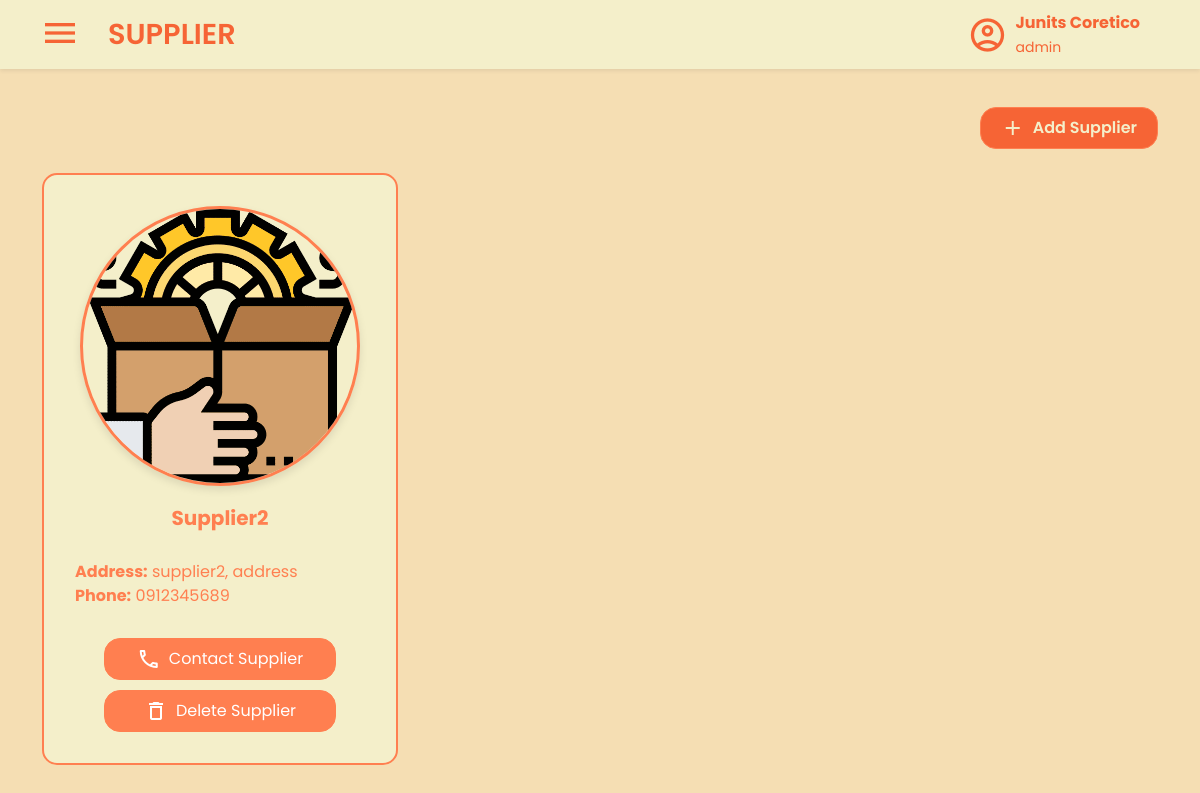
The page /views/suppliers.php (signed in) on the database as committed earlier.
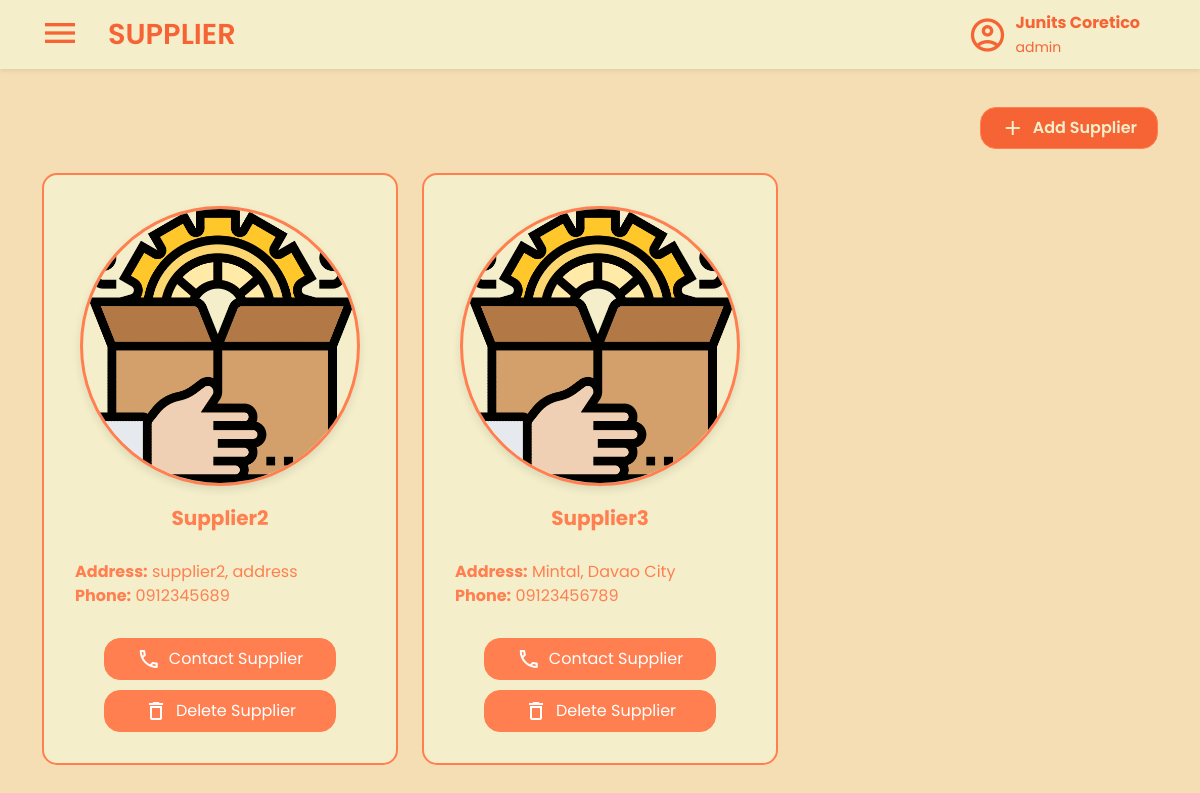
The same page on the database as committed later.
### tables this page shows
CREATE TABLE `suppliers` (
  `SupplierID` int(11) NOT NULL,
  `Name` varchar(50) NOT NULL,
  `Address` text NOT NULL,
  `PhoneNumber` varchar(255) NOT NULL,
  `ProfileImage` varchar(255) DEFAULT NULL,
  `Created_At` datetime NOT NULL DEFAULT current_timestamp(),
  `Created_By` int(11) NOT NULL,
  `Updated_At` datetime NOT NULL DEFAULT current_timestamp() ON UPDATE current_timestamp(),
  `Updated_By` int(11) NOT NULL
);

### views/suppliers.php (the view, shortened to what this page needs)
<?php
include '../database/database.php';
?>
<!DOCTYPE html>
<html lang="en">
<head>
  <link rel="stylesheet" href="../statics/products-style.css" />
  <link rel="stylesheet" href="../statics/style.css" />
  <link rel="stylesheet" href="../statics/supplier-style.css" />
  <link rel="stylesheet" href="../statics/css/bootstrap.min.css" />
</head>
<body class="main">
  <nav class="navbar bg-body-tertiary fixed-top shadow-sm">
    <div class="container-fluid">
      <div class="d-flex align-items-center">
        <button
          class="navbar-toggler mx-3 border-0 shadow-none"
          type="button"
          data-bs-toggle="offcanvas"
          data-bs-target="#offcanvasNavbar"
          aria-controls="offcanvasNavbar"
          aria-label="Toggle navigation">
          <span class="material-icons-outlined navbar-icon"> menu </span>
        </button>
        <a class="navbar-brand fw-semibold" href="suppliers.php">SUPPLIER</a>
      </div>
      <div class="d-flex align-items-center me-5 ms-auto">
        <span class="material-icons-outlined me-2 fs-1">account_circle</span>
        <div>
          <p class="fw-bold mb-0">
            <?php echo htmlspecialchars($_SESSION['first_name'] . ' ' . $_SESSION['last_name']); ?>
          </p>
          <small class="mt-0">
            <?php echo htmlspecialchars($_SESSION['role']); ?>
          </small>
        </div>
      </div>
    </div>
  </nav>
  <div class="container mt-4 pt-5">
    <div class="row align-items-center justify-content-end">
      <div class="col-md-auto d-flex gap-2">
        <button
          type="button"
          class="btn btn-primary add-product-button d-flex align-items-center gap-2 py-2 rounded-4"
          data-bs-toggle="modal"
          data-bs-target="#staticBackdrop">
          <span class="material-icons-outlined">add</span>
          <span>Add Supplier</span>
        </button>
      </div>
    </div>
    <div class="supplier-page my-4">
      <div class="row mt-4">
        <?php
        $stmt = $conn->prepare('SELECT SupplierID, Name, Address, PhoneNumber, ProfileImage FROM suppliers');
        $stmt->execute();
        $result = $stmt->get_result();
        if ($result->num_rows > 0) {
          while ($row = $result->fetch_assoc()) {
            $supplierId = htmlspecialchars($row['SupplierID']);
            $name = htmlspecialchars($row['Name']);
            $address = htmlspecialchars($row['Address']);
            $phone = htmlspecialchars($row['PhoneNumber']);
            $imagePath = $row['ProfileImage'] ? htmlspecialchars($row['ProfileImage']) : '../statics/images/default_supplier_profile.png';
        ?>
            <div class="col-md-4 mb-4">
              <div class="card supplier-card">
                <div class="card-body">
                  <img src="<?php echo $imagePath; ?>" alt="<?php echo $name; ?>" class="pic" />
                  <h5 class="card-title"><?php echo $name; ?></h5>
                  <p class="card-text">
                    <strong>Address:</strong> <?php echo $address; ?><br />
                    <strong>Phone:</strong> <?php echo $phone; ?><br />
                  </p>
                  <div class="btn-container">
                    <button class="btn btn-primary d-flex align-items-center justify-content-center gap-2 py-2 rounded-4"
                      data-bs-toggle="modal" data-bs-target="#contactModal<?php echo $supplierId; ?>">
                      <span class="material-icons-outlined">phone</span>
                      <span>Contact Supplier</span>
                    </button>
                    <button class="btn btn-danger d-flex align-items-center justify-content-center gap-2 py-2 rounded-4"
                      data-bs-toggle="modal" data-bs-target="#deleteModal<?php echo $supplierId; ?>">
                      <span class="material-icons-outlined">delete</span>
                      <span>Delete Supplier</span>
                    </button>
                  </div>
                </div>
              </div>
            </div>
        <?php
          }
        } else {
          echo '<div class="col-12 text-center">No suppliers found.</div>';
        }
        ?>
      </div>
    </div>
  </div>
</body>
</html>

Rows that differ between the two databases and show on the page:
added suppliers: Name "Supplier3", Address "Mintal, Davao City", PhoneNumber "09123456789"
